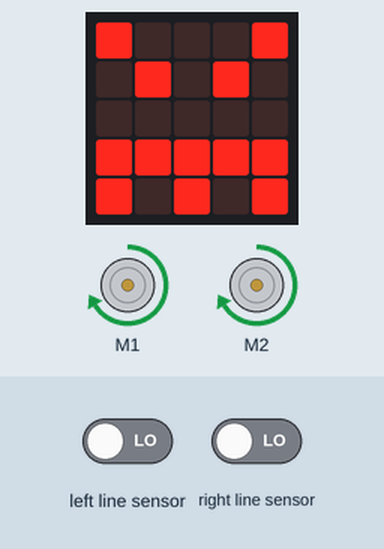
The program below on a simulated BBC micro:bit (MakeCode). On the bench: the board's 5×5 LED display, 2 × DC motor (green arrow = forward, orange = backward, longer = faster). The inputs (shaded band) are chosen by the test bench; at power-on: left line sensor LOW, right line sensor LOW.

Above: at 1.8 s.
1.9 s: left line sensor driven HIGH
At 2.4 s:
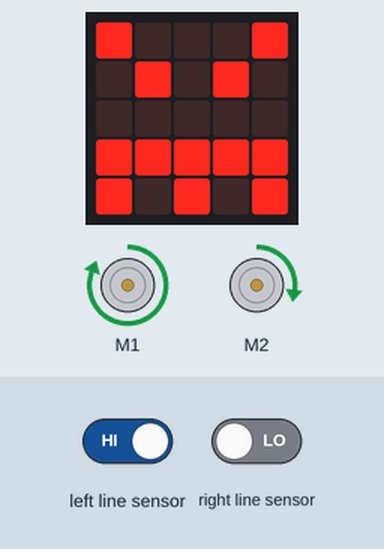
3.4 s: left line sensor driven LOW
At 4.6 s:
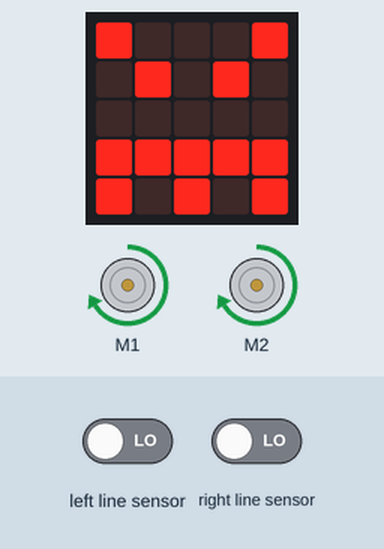
4.9 s: right line sensor driven HIGH
At 5.5 s:
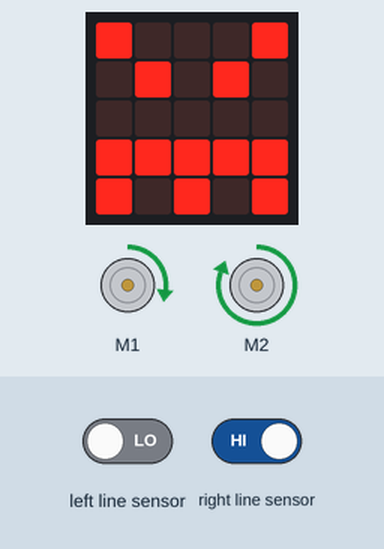
6.4 s: right line sensor driven LOW
At 6.7 s:
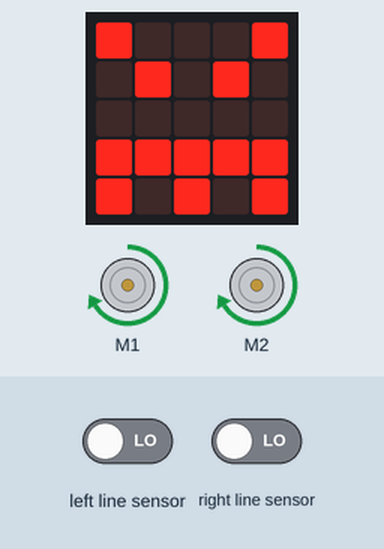
Timing chart, 0 to 8.9 s (numbered marks = the images above; inputs shaded):
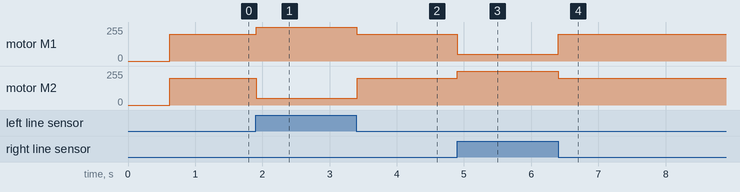

The program:

main.ts
```typescript
basic.showIcon(IconNames.Angry)
basic.forever(function () {
    if (maqueen.readPatrol(maqueen.Patrol.PatrolLeft) == 0 && maqueen.readPatrol(maqueen.Patrol.PatrolRight) == 0) {
        maqueen.motorRun(maqueen.Motors.All, maqueen.Dir.CW, 200)
    } else if (maqueen.readPatrol(maqueen.Patrol.PatrolLeft) == 1 && maqueen.readPatrol(maqueen.Patrol.PatrolRight) == 0) {
        maqueen.motorRun(maqueen.Motors.M1, maqueen.Dir.CW, 255)
        maqueen.motorRun(maqueen.Motors.M2, maqueen.Dir.CW, 50)
    } else if (maqueen.readPatrol(maqueen.Patrol.PatrolLeft) == 0 && maqueen.readPatrol(maqueen.Patrol.PatrolRight) == 1) {
        maqueen.motorRun(maqueen.Motors.M1, maqueen.Dir.CW, 50)
        maqueen.motorRun(maqueen.Motors.M2, maqueen.Dir.CW, 255)
    }
})
```

test.ts
```typescript
// les tests vont ici ; cela ne sera pas compilé si ce paquet est utilisé en tant qu'extension.
```

Measured:
- after the input at 1.9 s, motor M1: forward 200/255 → forward 255/255 at once; motor M2: forward 200/255 → forward 50/255 at once
- after the input at 3.4 s, motor M1: forward 255/255 → forward 200/255 at once; motor M2: forward 50/255 → forward 200/255 at once
- after the input at 4.9 s, motor M1: forward 200/255 → forward 50/255 at once; motor M2: forward 200/255 → forward 255/255 at once
- after the input at 6.4 s, motor M1: forward 50/255 → forward 200/255 at once; motor M2: forward 255/255 → forward 200/255 at once
